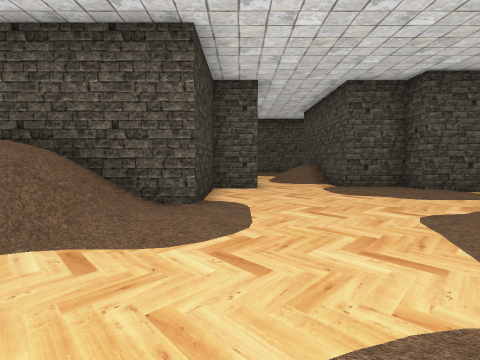
View 1 (above)

18 first-person views from a walk through a scene from a Unity 3-D project. The camera is 1.3 m above the floor, tilts 4° down and sees 80° across. Doors are open. The floor is counted in squares, 2 m on a side. Each view is taken from the middle of a square. On the plan, view 1 faces up. The plan holds only what a view shows up to about 9 squares ahead; the rest is blank. The player is left out. Some animated figures are left out.

View 2
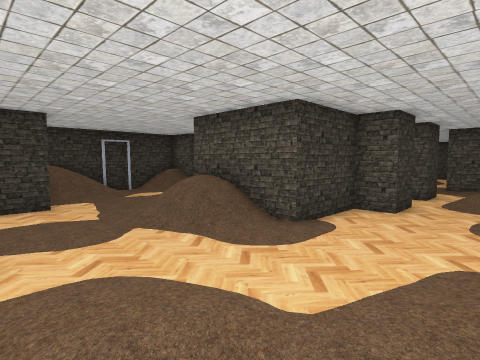

View 3
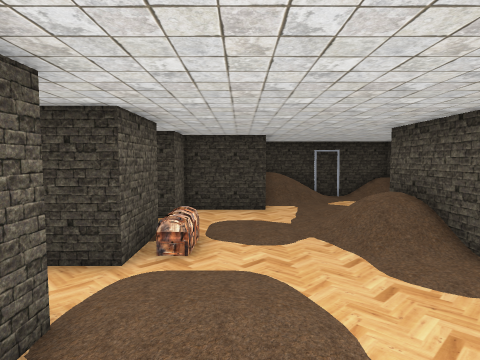

View 4
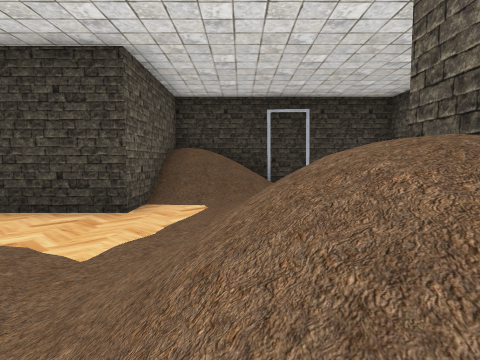

View 5
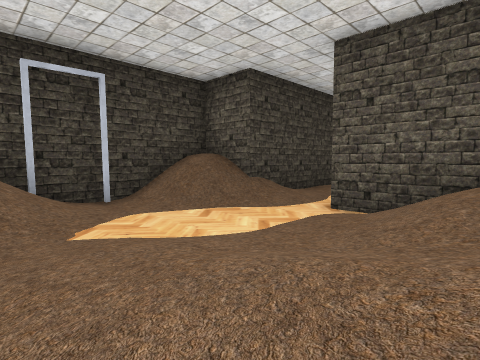

View 6
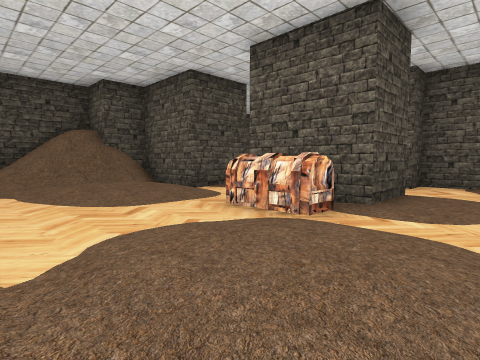

View 7
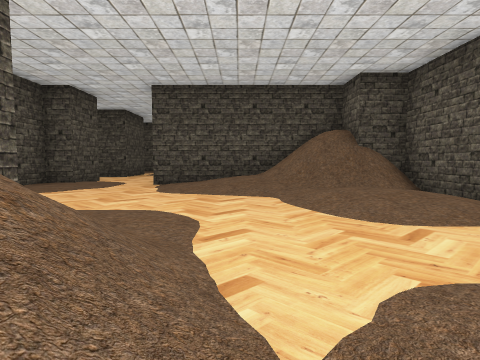

View 8
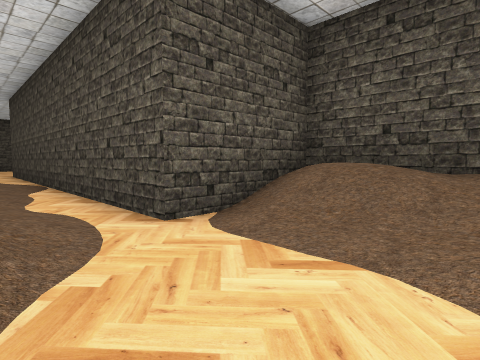

View 9
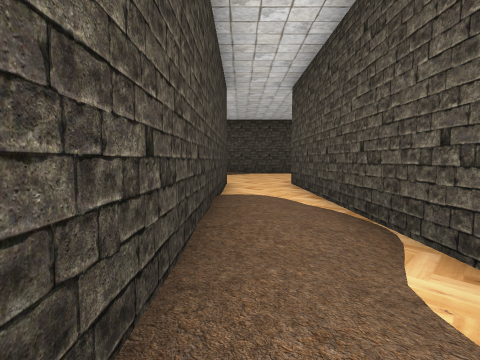

View 10
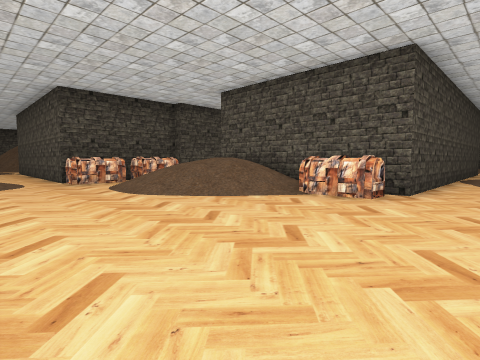

View 11
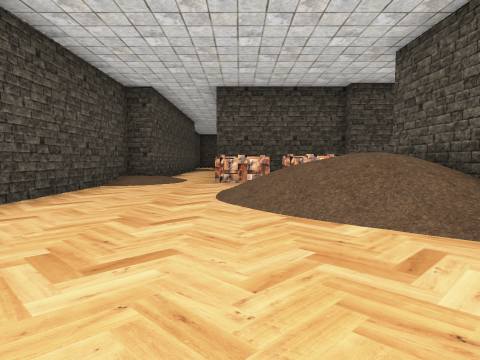

View 12
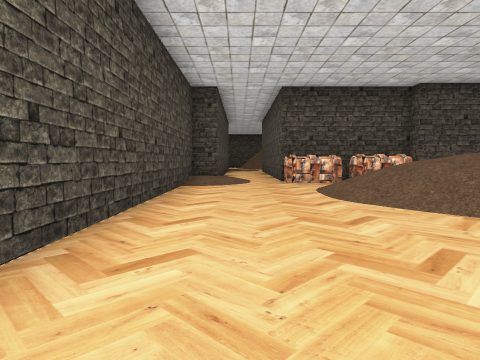

View 13
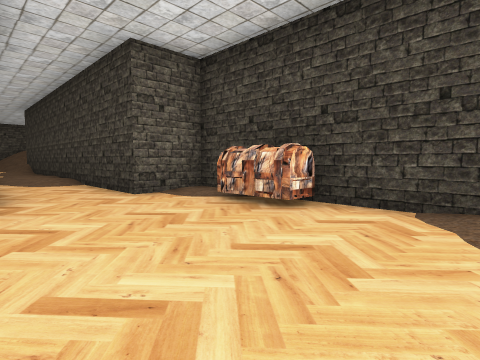

View 14
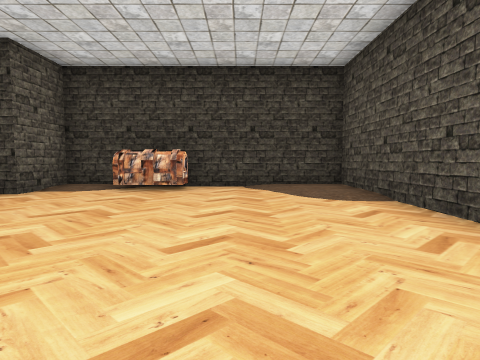

View 15
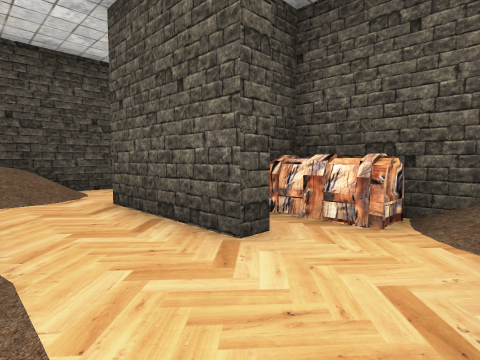

View 16
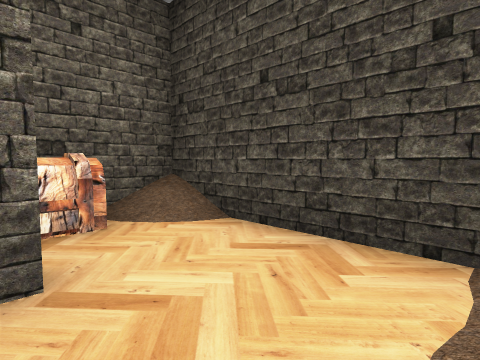

View 17
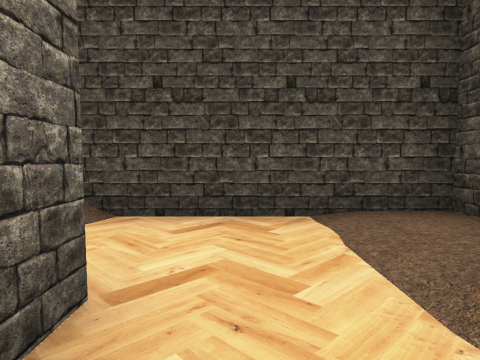

View 18
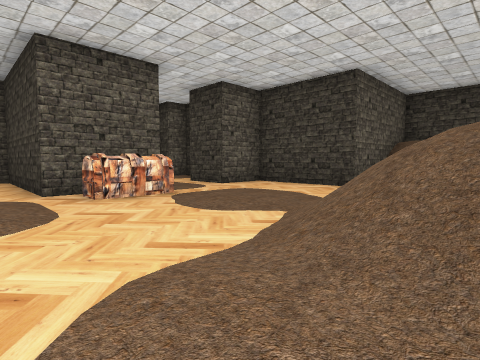

### Floor plan
Key: @ floor where view 1 was taken; # wall or solid block; . main floor; : floor 0.25 m higher than the main floor; / step, stairs or slope; D open door; C chest.
Columns run from 11 left of view 1 to 6 right of it. Each row starts with its distance up from view 1.
 26 #############
 25 #:........./#
 24 #..........//
 23 #............
 22 #......////C#
 21 C.....////  #
 20 #.....///  C#
 19 #...#C////  #
 18 ##..######  #
 17  #..#       #
 16  #..#
 15  #:.#
 14  #:/#
 13  #:/# ##
 12  #:/# #::
 11  #:.# #.....//
 10  #:.# #....../#
  9  #/.# #..###..#
  8 ##/.###/CC##..###
  7 #//.//#####...::##
  6 #//..//# ##......
  5 D...///####......
  4 D/////////:.....#
  3 #//.//////....//#
  2 #///.////....///#
  1 #####..:....////#
  0     #..:...@////#
 -1     #...CC.////##
 -2     #......//.##
 -3     ##.:###.###
 -4       ... # #
 -5        .. #
 -6        .###
 -7        ####

Positions as (right, up) in squares from view 1, and headings:
1: (0, 0), facing up
2: (3, -1), facing up-left
3: (4, 0), facing left
4: (-2, 3), facing left
5: (-5, 3), facing up-left
6: (-5, 2), facing down-right
7: (-4, 2), facing right
8: (-9, 5), facing up-right
9: (-9, 10), facing up
10: (-9, 25), facing down-right
11: (-8, 22), facing right
12: (-8, 24), facing right
13: (-7, 24), facing down-left
14: (-4, 23), facing left
15: (-4, 11), facing down-right
16: (-2, 11), facing down-left
17: (-1, 10), facing left
18: (0, 4), facing down-left
